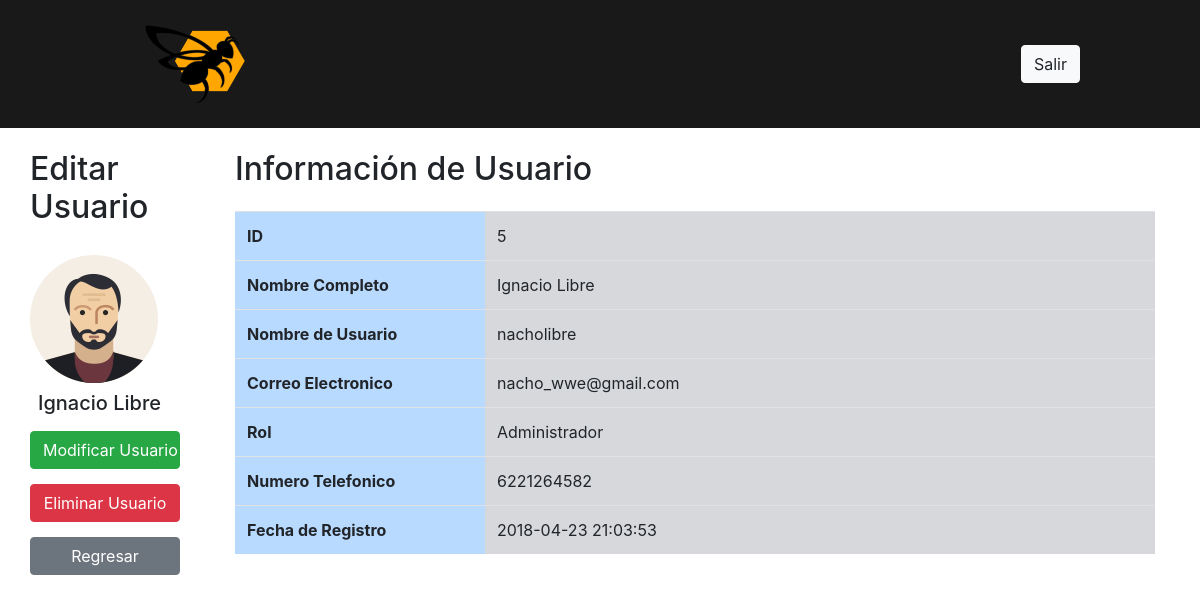
The app's page /info_usuario_admin.php?id=5 (signed in), older data.
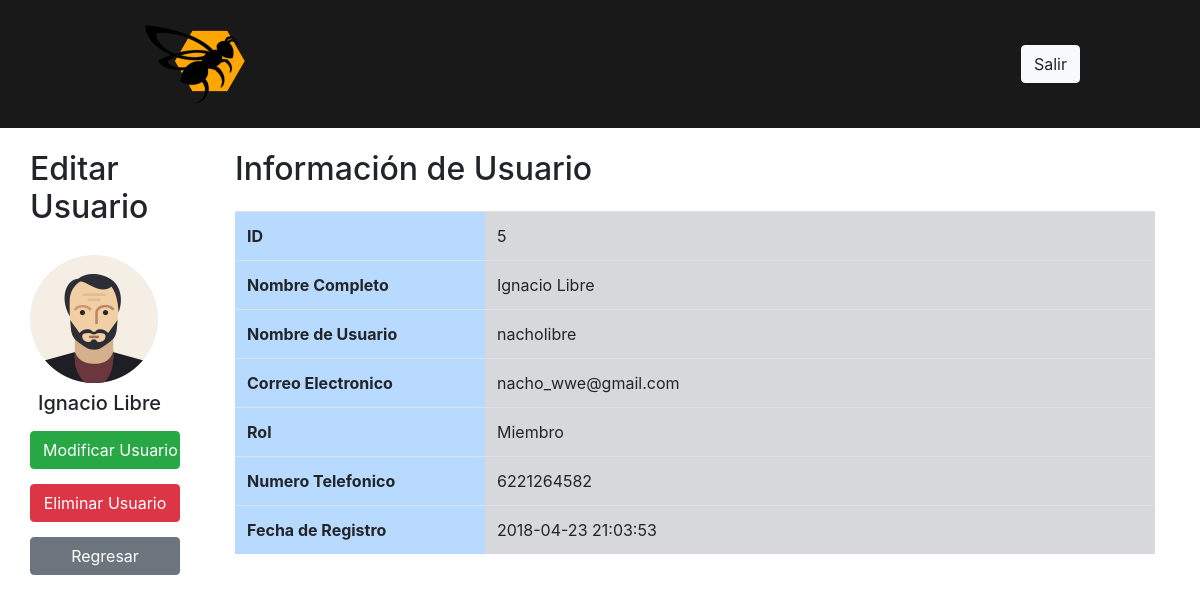
The same page, newer data.
### tables this page shows
CREATE TABLE `user` (
  `id` int(11) NOT NULL,
  `fullname` varchar(500) NOT NULL,
  `username` varchar(100) NOT NULL,
  `email` varchar(255) NOT NULL,
  `password` varchar(255) NOT NULL,
  `rol` enum('Miembro','Administrador','Repartidor') NOT NULL DEFAULT 'Miembro',
  `phonenumber` varchar(100) DEFAULT NULL,
  `created_at` datetime NOT NULL
);

### info_usuario_admin.php (the view, shortened to what this page needs)
<?php
include "php/conexion.php";
$sql= "select * from user where id = \"$_GET[id]\"";
$query = $con->query($sql);
?>
<!DOCTYPE html>
<html lang="en">
<head>
    <link rel="stylesheet" href="https://maxcdn.bootstrapcdn.com/bootstrap/4.0.0/css/bootstrap.min.css">
</head>
<body>
    <?php include('./includes/header.php'); ?>
    <?php
    while($datos=$query->fetch_array()){
        $id = $datos["id"];
        $nombreCompleto = $datos["fullname"];
        $nombreUsuario = $datos["username"];
        $email = $datos["email"];
        $rol = $datos["rol"];
        $numeroTelefono = $datos["phonenumber"];
        $fechaRegistro = $datos["created_at"];
    }
    ?>
<?php
if($_SESSION["user_rol"]=='Administrador'){
?>
<div class="container">
    <div class="row">
        <div class="col-2">
            <div class="row">
                <h2 style="padding-top:150px">Editar Usuario</h2>
            </div>
            <div class="row">
                <img style="padding-top:20px" src="./img/user_man.png" alt="Imagen de Usuario">
            </div>
            <div class="row">
                <p class="h5 p-2"><?php echo $nombreCompleto?></p>
            </div>
            <div class="row">
                <a href="editar_usuario_admin.php?id=<?php echo $_GET["id"]?>"><button style="width:150px" type="button" class="btn btn-success">Modificar Usuario</button></a>
            </div>
            <div class="row" style="padding-top:15px">
                <a href="eliminar_usuario_admin.php?id=<?php echo $_GET["id"]?>"><button style="width:150px" type="button" class="btn btn-danger">Eliminar Usuario</button></a>
            </div>
            <div class="row" style="padding-top:15px">
                <a href="./home.php"><button style="width:150px" type="button" class="btn btn-secondary">Regresar</button></a>
            </div>
            </div>
        <div class="col" style="padding-top:150px">
            <h2 style="padding-bottom:15px">Información de Usuario</h2>
            <table class="table">
                <tbody>
                    <tr>
                        <th style="width:250px" class="table-primary" scope="row">ID</th>
                        <td class="table-secondary"><?php echo $id?></td>
                    </tr>
                    <tr>
                        <th class="table-primary"scope="row">Nombre Completo</th>
                        <td class="table-secondary"><?php echo $nombreCompleto?></td>
                    </tr>
                    <tr>
                        <th class="table-primary" scope="row">Nombre de Usuario</th>
                        <td class="table-secondary"><?php echo $nombreUsuario?></td>
                    </tr>
                    <tr>
                        <th class="table-primary" scope="row">Correo Electronico</th>
                        <td class="table-secondary"><?php echo $email?></td>
                    </tr>
                    <tr>
                        <th class="table-primary" scope="row">Rol</th>
                        <td class="table-secondary"><?php echo $rol?></td>
                    </tr>
                    <tr>
                        <th class="table-primary" scope="row">Numero Telefonico</th>
                        <td class="table-secondary"><?php echo $numeroTelefono?></td>
                    </tr>
                    <tr>
                        <th class="table-primary" scope="row">Fecha de Registro</th>
                        <td class="table-secondary"><?php echo $fechaRegistro?></td>
                    </tr>
                </tbody>
            </table>
        </div>
    </div>
</div>
<?php
}
?>
</body>
</html>

Row changes from the older to the newer data that the page shows:
changed user "Ignacio Libre": rol "Administrador" → "Miembro"
